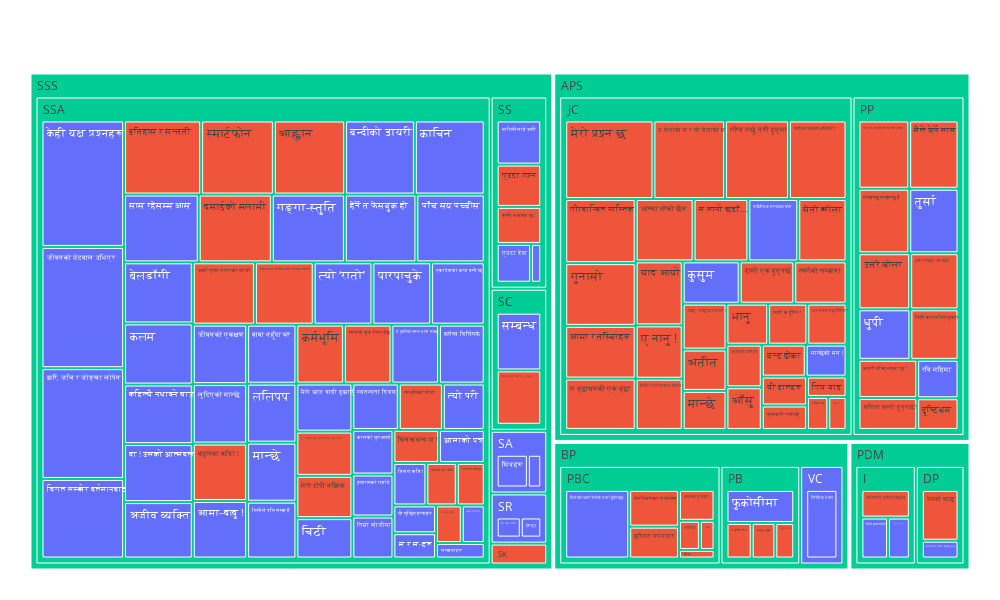

Notebook cell for this chart:
### Code cell
import plotly.express as px
fig = px.treemap(df_Final, path=[ 'BCatt1', 'Catt1', 'Poems'], values='word_count',
                  color='MatchBC', hover_data=['Poems'],
                  color_continuous_midpoint=np.average(df_Final['word_count'], weights=df_Final['word_count']), width=1000, height=600)
fig.update_layout(margin = dict(t=50, l=25, r=25, b=25))

fig.show()

### Figure 1 — Plotly figure (JSON) as saved in the notebook; plotly's stock layout.template omitted (floating-point values rounded to 4 significant figures; data arrays with more than 128 entries replaced by an {"elided": "..."} marker saying what was removed)
{"data": [{"branchvalues": "total", "customdata": {"elided": "147x2 str values"}, "domain": {"x": [0, 1], "y": [0, 1]}, "hovertemplate": "labels=%{label}<br>word_count=%{value}<br>parent=%{parent}<br>id=%{id}<br>Poems=%{customdata[0]}<br>MatchBC=%{customdata[1]}<extra></extra>", "ids": {"elided": "147 str values"}, "labels": {"elided": "147 str values"}, "marker": {"colors": {"elided": "147 str values"}}, "name": "", "parents": {"elided": "147 str values"}, "type": "treemap", "values": {"elided": "147 int values"}}], "layout": {"height": 600, "legend": {"tracegroupgap": 0}, "margin": {"b": 25, "l": 25, "r": 25, "t": 50}, "width": 1000}}
